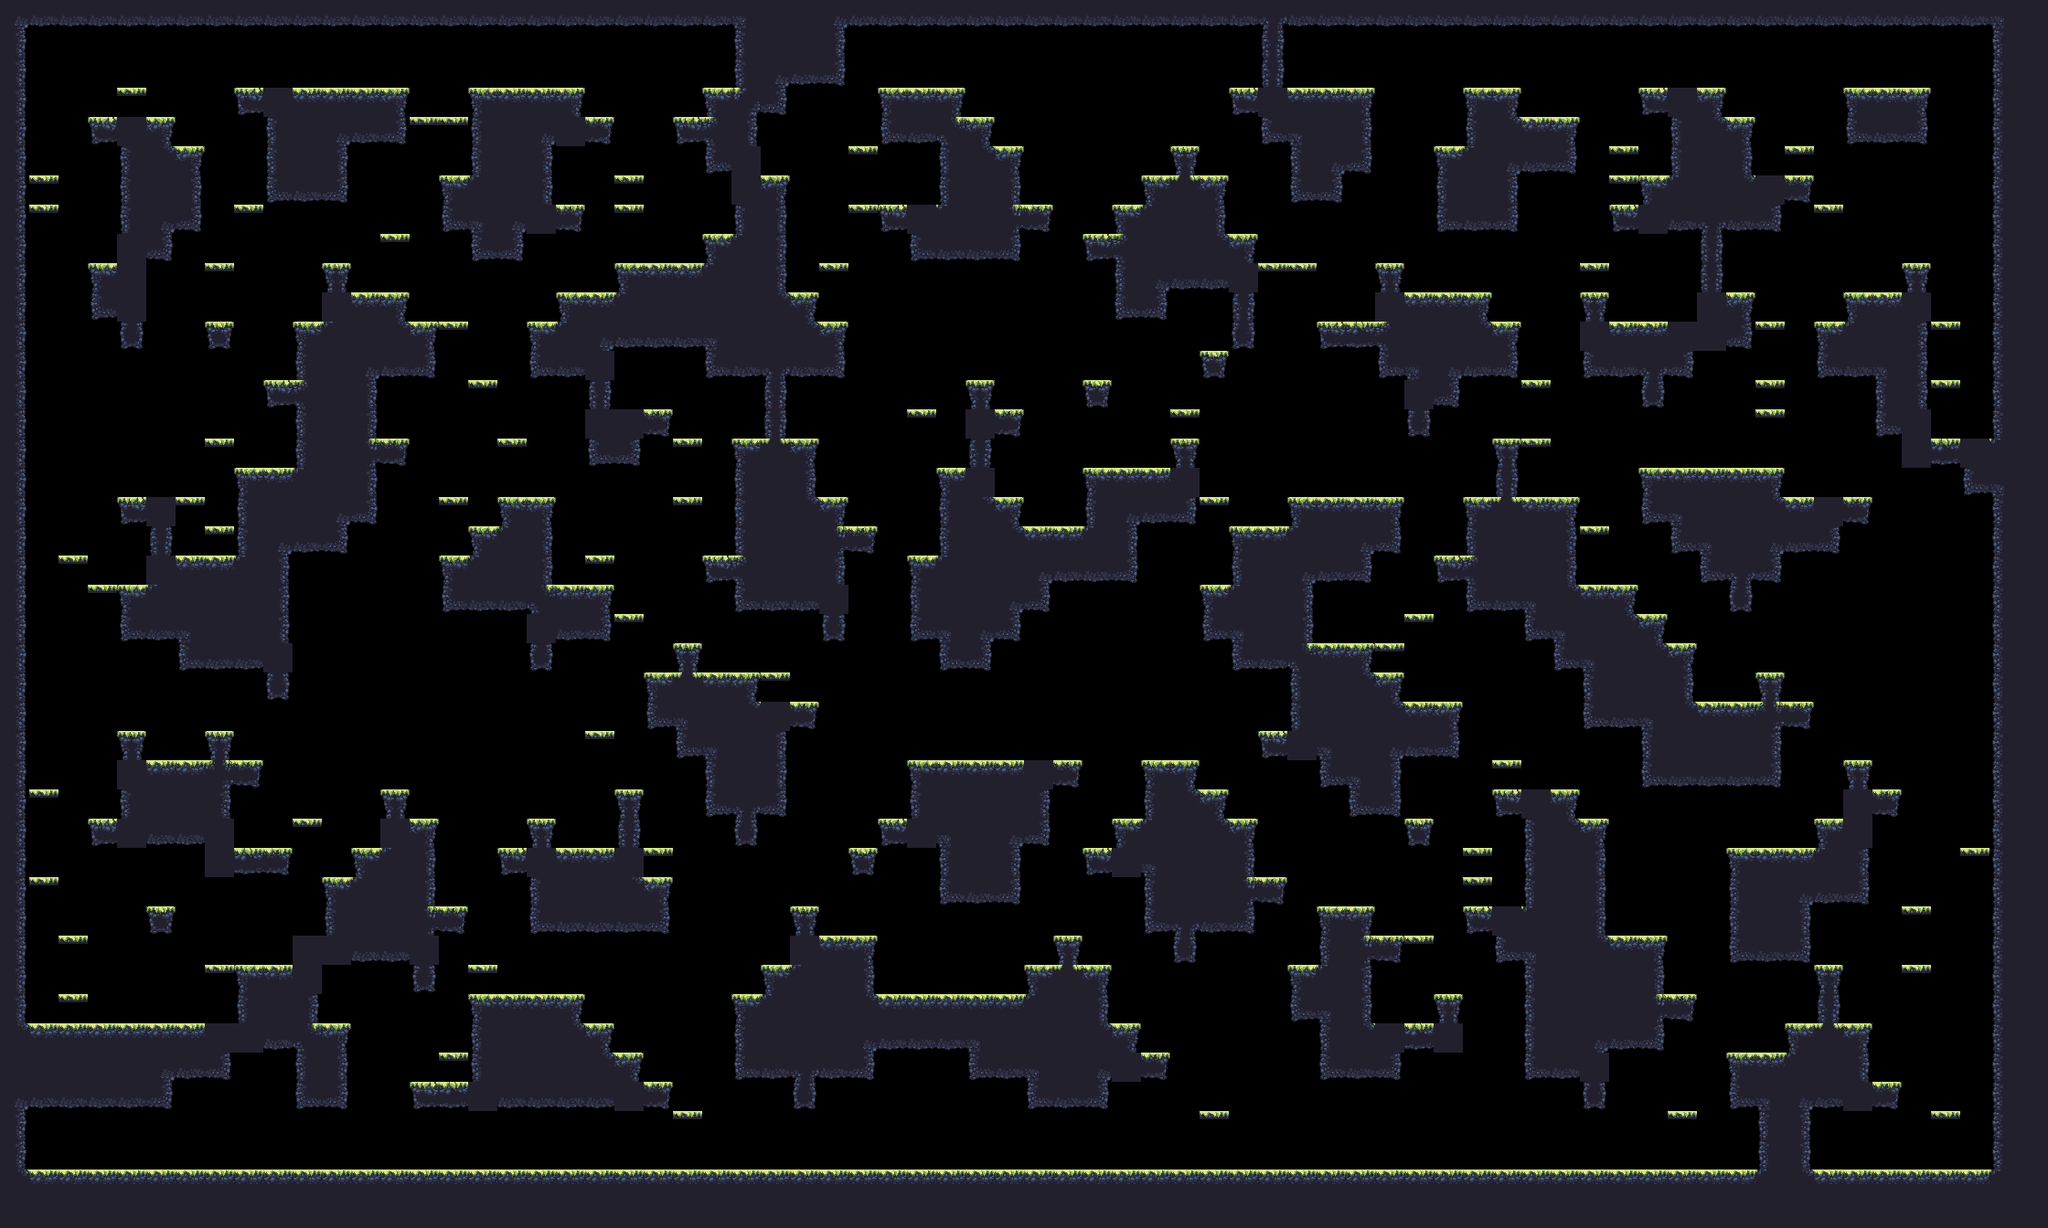

Tiled map render using the project's own tile images. Description and the map definition, with tile-layer contents summarised, below:
An orthogonal 70x42 tile map with 32x32 px tiles, 1 tile layer (main) and 17 objects (9x spawn, spawnPlayer0, spawnCrown0, spawnPlayer1, spawnCrown1, ...).

<map compressionlevel="0" height="42" infinite="0" nextlayerid="3" nextobjectid="4" orientation="orthogonal" renderorder="right-down" tiledversion="1.3.2" tileheight="32" tilewidth="32" version="1.2" width="70">
 <tileset firstgid="1" source="forest_summer_tile_set.tsx" />
 <layer height="42" id="1" name="main" width="70">
  <data>[2940 cells, 1311 non-empty, 28 distinct tile ids]</data>
 </layer>
 <objectgroup><object id="1" name="spawnPlayer0" x="128" y="80.0" /><object id="2" name="spawnCrown0" x="160" y="80.0" /><object id="3" name="spawnPlayer1" x="2080" y="240.0" /><object id="4" name="spawnCrown1" x="1952" y="144.0" /><object id="5" name="spawnPlayer2" x="96" y="1072.0" /><object id="6" name="spawnCrown2" x="224" y="1232.0" /><object id="7" name="spawnPlayer3" x="2080" y="1136.0" /><object id="8" name="spawnCrown3" x="2144" y="1232.0" /><object id="9" name="spawn" x="768" y="560.0" /><object id="10" name="spawn" x="1312" y="784.0" /><object id="11" name="spawn" x="544" y="1040.0" /><object id="12" name="spawn" x="480" y="560.0" /><object id="13" name="spawn" x="2016" y="784.0" /><object id="14" name="spawn" x="1600" y="496.0" /><object id="15" name="spawn" x="960" y="528.0" /><object id="16" name="spawn" x="992" y="784.0" /><object id="17" name="spawn" x="1280" y="112.0" /></objectgroup></map>
